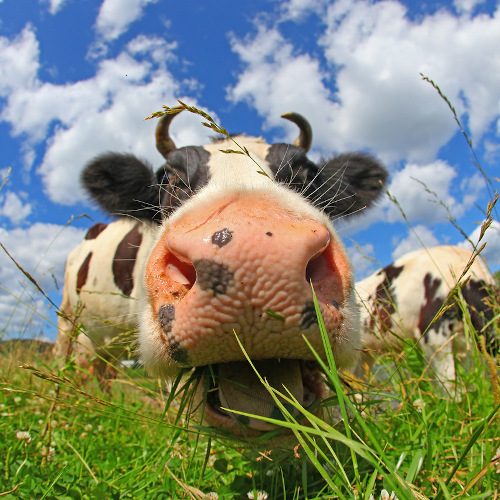
#> input picture old/2cource/Images/cow.jpg, 500 x 500 px
$ python red_mask.py
#> lines starting #> are read from the running program, lines starting #| are printed output that depends on the picture
import numpy as np
from PIL import Image
from random import randint

if __name__ == '__main__':
    image = Image.open("./cow.jpg")
#> image is the input picture: PIL image 500x500 RGB; mean R, G, B 131.3, 137.4, 118.7
    image_array = np.array(image)

    shape = image_array.shape
#> shape = (500, 500, 3)
    for i in range(shape[0]):
        for j in range(shape[1]):
            # image_array[i][j][0] = randint(0, 255)
            image_array[i][j][1] = 0
            image_array[i][j][2] = 0
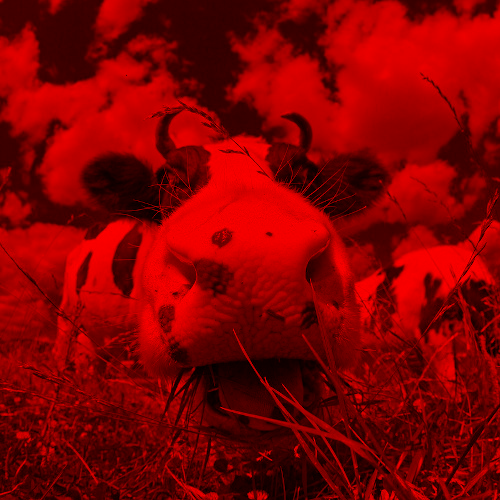
#> image_array: shape (500, 500, 3); mean R, G, B 131.3, 0, 0

    # image_array = image_array.T

    pil_image = Image.fromarray(image_array)
    pil_image.show()
    pil_image.save("./cow_red.jpg")

$ run again, with old/2cource/Images/owl.jpg copied over old/2cource/Images/cow.jpg
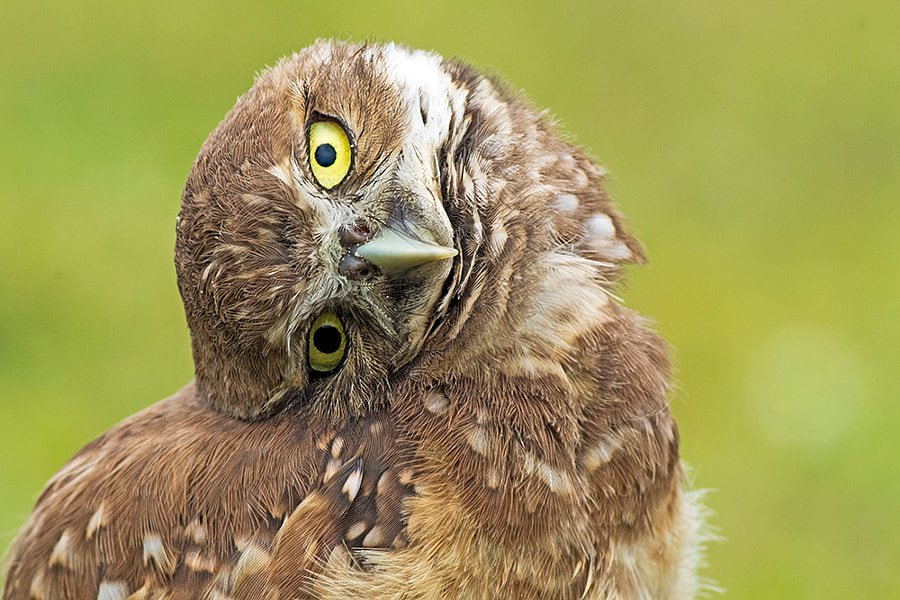
#> input picture old/2cource/Images/owl.jpg, 900 x 600 px
#> image is the input picture: PIL image 900x600 RGB; mean R, G, B 158.4, 151.1, 87.4
#> after the loop `for i in range(shape[0]):`:
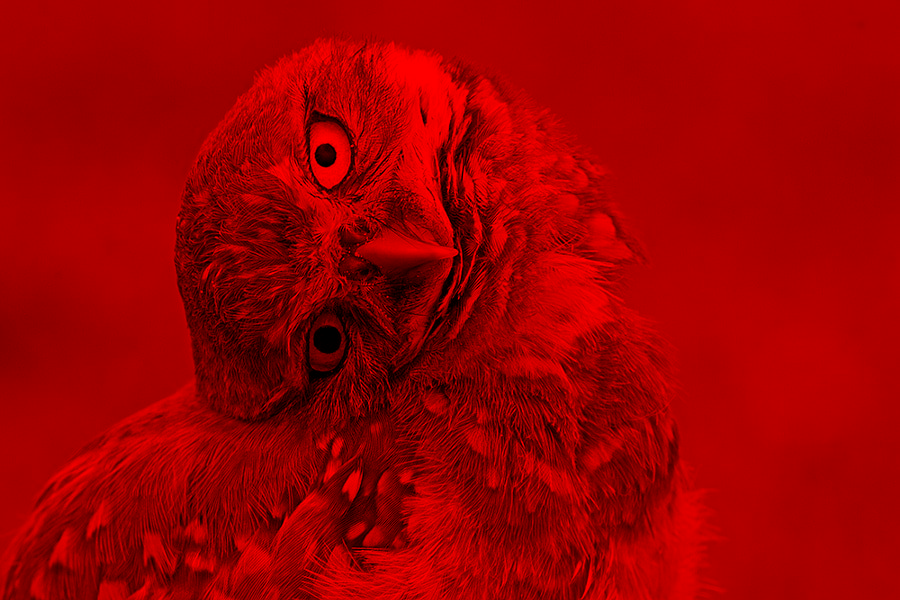
#> image_array: shape (600, 900, 3); mean R, G, B 158.4, 0, 0

$ run again, with old/2cource/Images/pie.png saved as old/2cource/Images/cow.jpg
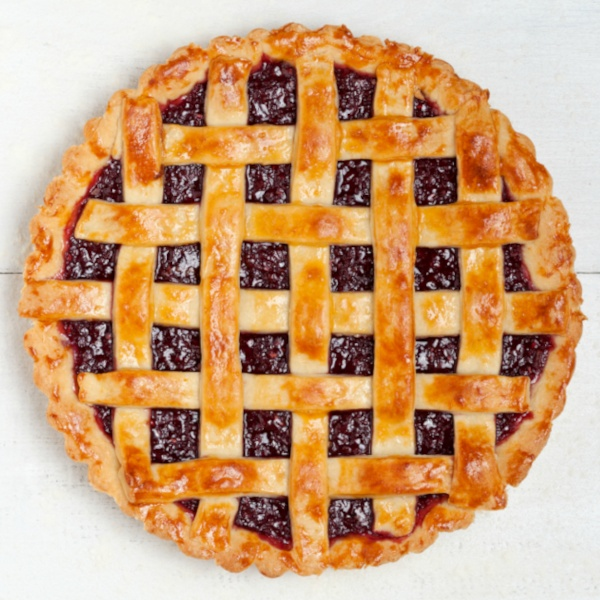
#> input picture old/2cource/Images/pie.png, 600 x 600 px
#> image is the input picture: PIL image 600x600 RGB; mean R, G, B 206.4, 163.3, 122.1
#> after the loop `for i in range(shape[0]):`:
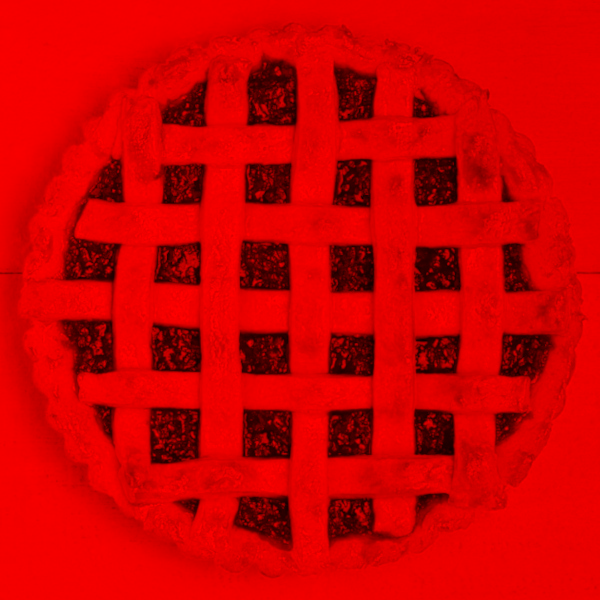
#> image_array: shape (600, 600, 3); mean R, G, B 206.4, 0, 0
